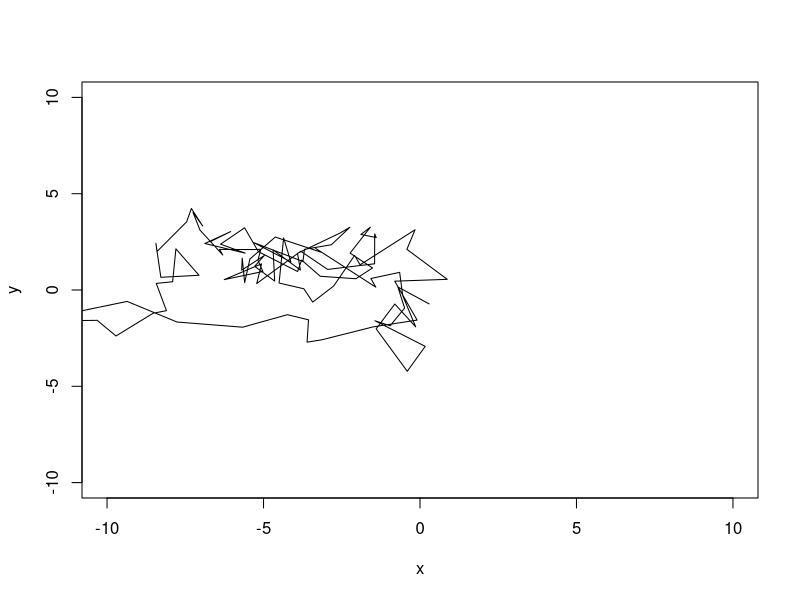

Source code (R):

library(ggplot2);

x <- c(0, 0);

D <- matrix(nrow=100, ncol=2);
for(k in 1:100)
{ 
   x <- x + rnorm(2, 0, 1);
   D[k, ] <- x;
}

x <- D[, 1];
y <- D[, 2];
plot(x, y, type='l', xlim=c(-10, 10), ylim=c(-10, 10) );
 

